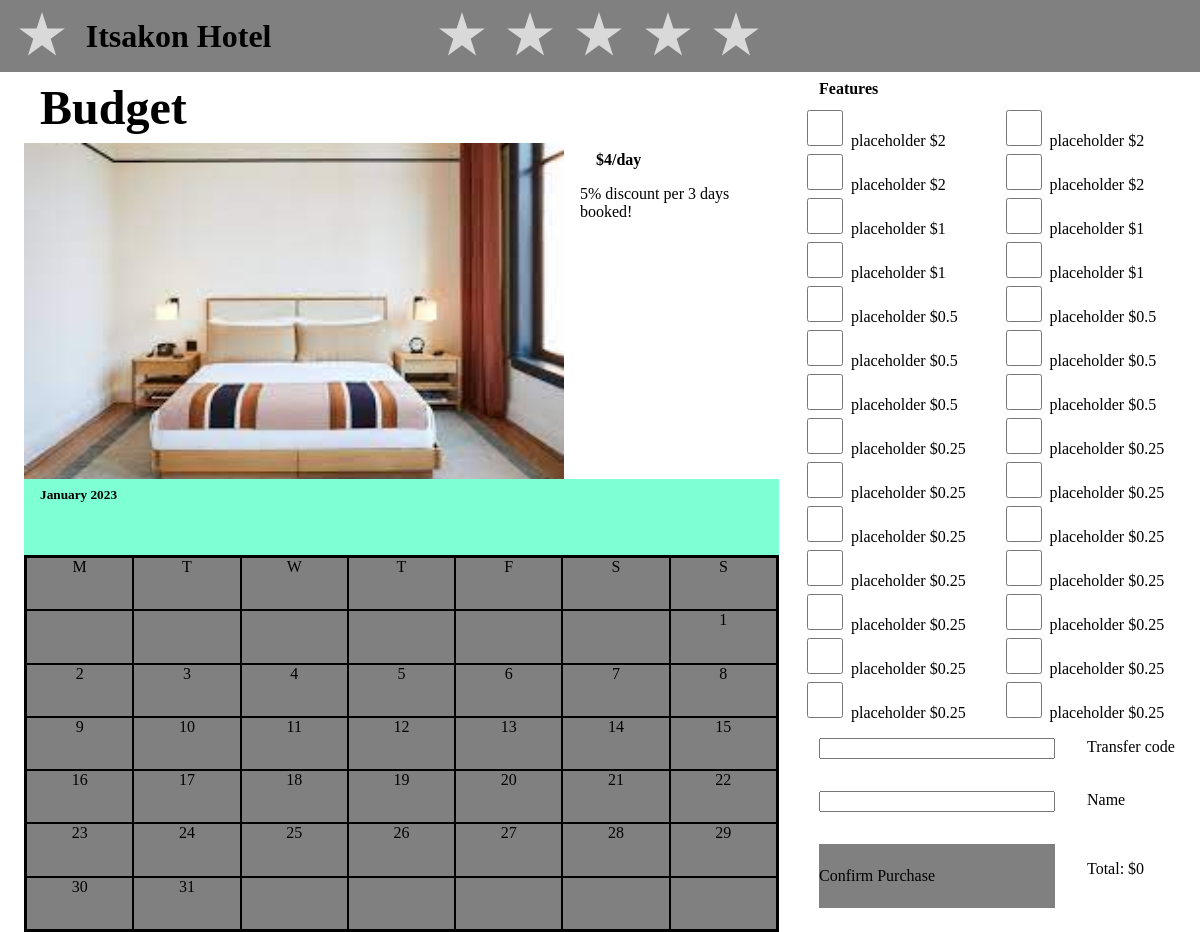
Page /budget.php on the committed database.
### tables this page shows
CREATE TABLE rooms (
	id INTEGER PRIMARY KEY,
	room_standard VARCHAR,
	base_price NUMBER
);

CREATE TABLE features (
	id INTEGER PRIMARY KEY,
	name VARCHAR,
	price NUMBER,
	minimal_booking_duration INTEGER
);

### src/general.php (called while the page is built, shortened)
<?php
$stars = 5;
?>

### src/roomForm.php (the view, shortened to what this page needs)
<?php
$getFeatures = $database->query(
    "SELECT * FROM features
");
$features = $getFeatures->fetchAll(PDO::FETCH_ASSOC);
?>
            <section class="features">
                <h4>Features</h4>
                <div></div>
                <?php
                foreach($features as $feature) {
                    ?>
                    <div class="feature">
                        <input type="checkbox" name="features[<?=$feature['id']?>]" value="<?=$feature['name'] . "," . $feature['price']?>">
                        <label for="features[<?=$feature['id']?>]"><?=$feature['name'] . " $" . $feature['price']?></label>
                    </div>
                    <?php
                }
                ?>
            </section>
            <section class="complete-purchace">
                <input type="text" name="transfer-code">
                <label for="transfer-code">Transfer code</label>
                <input type="text" name="name">
                <label for="name">Name</label>
                <button type="submit" id="confirm-button">Confirm Purchase</button>
                <div class="price"><p>Total: $</p><p id="display-price">0</p></div>
            </section>
        </form>
    </div>
    </body>
</html>

### src/room.php
<?php
require("general.php");
require("roomCard.php");
?>
<!DOCTYPE html>
<html lang="eng">
    <head>
        <link rel="stylesheet" href="./general.css">
        <link rel="stylesheet" href="./header.css">
        <link rel="stylesheet" href="./roomCard.css">
        <link rel="stylesheet" href="room.css">
    </head>
    <body>
        <?php
        require("header.php");
        ?>

### src/header.php
<header>
    <img src="../resources/svg/star.svg"></img>
    <a href="."><h1>Itsakon Hotel</h1></a>
    <section class=stars>
        <?php for ($i=0; $i < $stars; $i++) {
            ?><img src="../resources/svg/star.svg"></img><?php
        }?>
    </section>
</header>

### src/budget.php (shortened to what this page needs)
<?php
require("room.php");?>
<div class="columns">
    <?php
    roomCard("budget");
    ?>
    <form action="./bookings.php" method="POST">
        <?php
        require("roomForm.php");
        ?>

### src/roomCard.php (shortened to what this page needs)
<?php
function roomCard($roomCard) {
    $daySymbol = ["M", "T", "W", "T", "F", "S", "S"];
    $database = new PDO('sqlite:./itsakon.db');
    $getPrice = $database->query(
        "SELECT base_price FROM rooms
        WHERE room_standard = '$roomCard'
        ");
    $getBooked = $database->query(
        "SELECT day_of_month FROM bookings
        INNER JOIN rooms ON rooms.id = bookings.room_id
        WHERE room_standard = '$roomCard'
        ");
    $roomPrice = $getPrice->fetch(PDO::FETCH_ASSOC)['base_price'];
    $unavailable = $getBooked->fetchAll(PDO::FETCH_COLUMN);
?>
<article class=room id="<?=$roomCard?>">
    <h3><?=ucfirst($roomCard)?></h3>
    <div class="carousell-info">
        <section class="carousell">
            <button class="scroll-button left" id="<?=$roomCard?>-left" type="button">
            </button>
            <div class="images">
                <div class="image-container" id="<?=$roomCard?>-scroller">
                    <img src="../resources/images/budget-one.jpg" alt="First">
                </div>
            </div>
            <button class="scroll-button right" id="<?=$roomCard?>-right" type="button">
            </button>
        </section>
        <div class="book-info">
            <section class="info">
                <h4 id="room-price">$<?=$roomPrice?>/day</h4>
                <p>5% discount per 3 days booked!</p>
            </section>
        </div>
    </div>
    <section class="calendar-section">
        <div class="calendar">
            <h5>January 2023</h5>
            <div class="calendar-body">
                <?php
                for ($i=0; $i < 7; $i++) {
                    ?>
                    <div class="calendar-element day-of-week"><?= $daySymbol[$i]?></div>
                    <?php
                }
                for ($i=0; $i < 6; $i++) {
                    ?>
                    <div class="calendar-element out-of-month"></div>
                    <?php
                }
                for ($i=1; $i <= 31; $i++) {
                    ?>
                    <div class="calendar-element day-of-month <?php if(in_array($i, $unavailable)){echo "unavailable";}?>" id="<?=$roomCard?><?=$i?>"><?= $i?></div>
                    <?php
                }
                for ($i=0; $i < 5; $i++) {
                    ?>
                    <div class="calendar-element out-of-month"></div>
                    <?php
                }
                ?>
            </div>
        </div>
    </section>
</article>
<?php
}

### src/general.css (style rules this page uses)
body { margin: 0; }
h1, h2, h3, h4, h5 { margin: 8px 16px; }
h1 { font-size: 32px; }
h3 { font-size: 48px; }
button { all: unset; }

### src/header.css (style rules this page uses)
header { display: grid; background-color: grey; grid-template-columns: 1fr 4fr 4fr 5fr; top: 0px; height: 72px; width: 100%; z-index: 100; }
header img { margin: auto; }
h1 { margin: auto 0; }
header a { all: unset; margin: auto 0; cursor: pointer; }
header .stars { height: 100%; display: flex; justify-content: space-between; align-items: center; }

### src/roomCard.css (style rules this page uses)
.room { height: 800px; width: 372px; margin: 0 24px 24px 24px; background-color: gray; }
.carousell { width: 340px; height: 336px; background-color: aliceblue; margin: auto; position: relative; }
.scroll-button { height: 100%; width: 52px; position: absolute; top: 0; display: flex; align-items: center; justify-content: center; z-index: 99; }
.left { left: 0; }
.right { right: 0; }
.images { height: 100%; width: 100%; background-color: aqua; overflow-x: hidden; overflow-wrap: nowrap; }
.image-container { width: 300%; height: 100%; }
.images img { height: 336px; width: 340px; background-color: bisque; float: left; object-fit: cover; }
.book-info { margin-left: 16px; display: flex; justify-content: space-between; }
.calendar { height: 204px; width: 340px; background-color: aquamarine; display: flex; flex-direction: column; margin: auto; }
.calendar-body { height: 168px; width: 336px; background-color: grey; border-style: solid; border-color: black; border-width: 2px; margin: auto; display: grid; grid-template-columns: 1fr 1fr 1fr 1fr 1fr 1fr 1fr; }
.calendar-element { text-align: center; border-style: solid; border-color: black; border-width: 1px; }
.day-of-month { cursor: pointer; }

### src/room.css (style rules this page uses)
.columns { display: flex; }
.room { background-color: unset; width: fit-content; width: 755px; }
.carousell-info { display: flex; }
.carousell { width: 540px; }
.images img { width: 540px; }
.room h4 { display: none; }
.info h4 { display: block; }
.calendar { width: 755px; height: 453px; display: flex; flex-direction: column; justify-content: space-between; }
.calendar-body { width: 751px; height: 373px; margin-bottom: 0; margin-top: 0; }
form section { display: grid; grid-template-columns: 1fr 1fr; }
.complete-purchace > * { margin: 16px; }
.complete-purchace button { background-color: grey; width: 236px; height: 64px; cursor: pointer; }
.price { display: flex; }
.feature input { background-color: gray; width: 36px; height: 36px; margin: 4px; }

### rows in the picture
rooms: base_price "4"
features: name "placeholder", price "2"
features: name "placeholder", price "2"
features: name "placeholder", price "2"
features: name "placeholder", price "2"
features: name "placeholder", price "1"
features: name "placeholder", price "1"
features: name "placeholder", price "1"
features: name "placeholder", price "1"
features: name "placeholder", price "0.5"
features: name "placeholder", price "0.5"
features: name "placeholder", price "0.5"
features: name "placeholder", price "0.5"
features: name "placeholder", price "0.5"
features: name "placeholder", price "0.5"
features: name "placeholder", price "0.25"
features: name "placeholder", price "0.25"
features: name "placeholder", price "0.25"
features: name "placeholder", price "0.25"
features: name "placeholder", price "0.25"
features: name "placeholder", price "0.25"
features: name "placeholder", price "0.25"
features: name "placeholder", price "0.25"
features: name "placeholder", price "0.25"
features: name "placeholder", price "0.25"
features: name "placeholder", price "0.25"
features: name "placeholder", price "0.25"
features: name "placeholder", price "0.25"
features: name "placeholder", price "0.25"

### other values in the picture
$roomCard "Budget"
$daySymbol[$i] "M"
$daySymbol[$i] "T"
$daySymbol[$i] "W"
$daySymbol[$i] "F"
$daySymbol[$i] "S"
